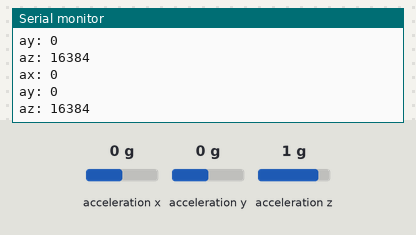
Recording of a sketch running on a simulated Raspberry Pi Pico. Shown: the last lines printed to the serial monitor. Wiring (inferred from the names in the program): MPU-6050 motion sensor at I2C address 0x68. Inputs (shaded band) come from the test bench; at power-on: acceleration x 0 g, acceleration y 0 g, acceleration z 1 g.

Above: at 1.2 s.
1.3 s: acceleration x set to -1.4 g
At 1.31 s:
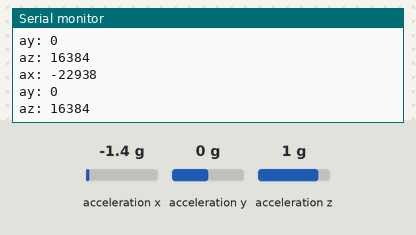
2.8 s: acceleration y set to -1.4 g
At 2.81 s:
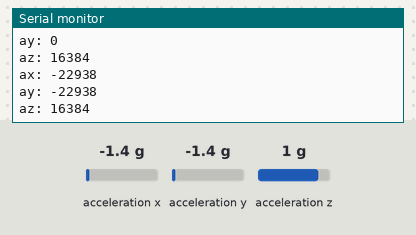
4.3 s: acceleration z set to -1.4 g
At 4.31 s:
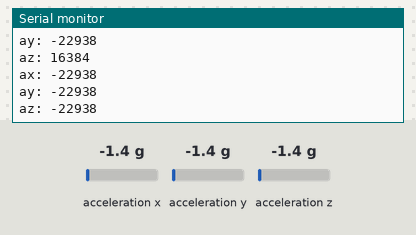

Measured:
- after the input at 1.3 s, the serial monitor: prints a new line at once (image 1)
- after the input at 2.8 s, the serial monitor: prints a new line at once (image 2)
- after the input at 4.3 s, the serial monitor: prints a new line at once (image 3)

The sketch:

misc_149.ino
```cpp
// snippet: misc_149
// tags: misc, millis, nonblocking
// boards: avr, esp32, megaavr, nano33iot, romi32u4, rp2040
// library: none
// description: Wire
// prompts: requestfrom(), explicit, pattern, requestfrom(0x68, bytes, combine
// verified: compile-only
// source: kd-generated (id 149)
// exact-include: Wire.h

#include <Wire.h>

int16_t ax, ay, az;

void setup() {
  Wire.begin();
  Serial.begin(9600);
}

void loop() {
  static unsigned long t = 0;
  if (millis() - t >= 100) {  // Read every 100ms
    t = millis();
    readAccelData();
    Serial.print("ax: "); Serial.println(ax);
    Serial.print("ay: "); Serial.println(ay);
    Serial.print("az: "); Serial.println(az);
  }
}

void readAccelData() {
  Wire.beginTransmission(0x68);  // MPU6050 address
  Wire.write(0x3B);              // Start address of accelerometer data
  Wire.endTransmission(false);
  Wire.requestFrom(0x68, 6);     // Request 6 bytes

  if (Wire.available() == 6) {
    ax = (Wire.read() << 8) | Wire.read();
    ay = (Wire.read() << 8) | Wire.read();
    az = (Wire.read() << 8) | Wire.read();
  }
}
```
